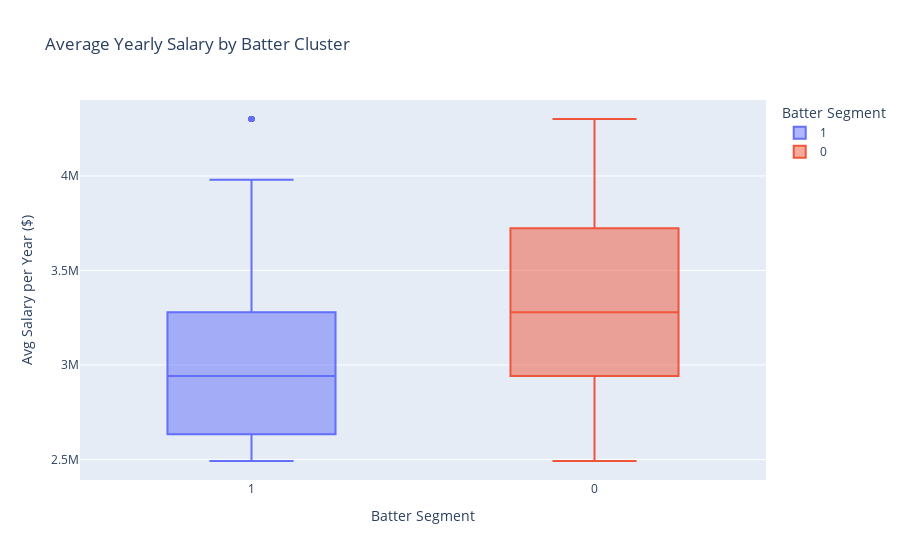
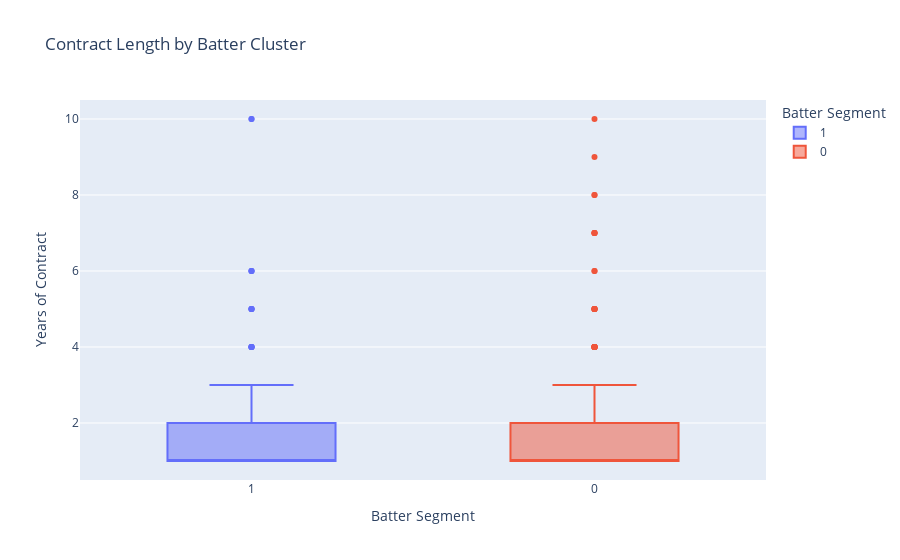

Notebook code cell kept with these figures, in order:
### Code cell
fig_salary = px.box(
    Xorig, 
    x='cluster', 
    y='avg_salary_year', 
    color='cluster',
    title="Average Yearly Salary by Batter Cluster",
    labels={'avg_salary_year': 'Avg Salary per Year ($)', 'cluster': 'Batter Segment'},
)
fig_salary.show()

fig_len = px.box(
    Xorig, 
    x='cluster', 
    y='contract_length', 
    color='cluster',
    title="Contract Length by Batter Cluster",
    labels={'contract_length': 'Years of Contract', 'cluster': 'Batter Segment'},
)
fig_len.show()

### Figure 1 — Plotly figure (JSON) as saved in the notebook; plotly's stock layout.template omitted (floating-point values rounded to 4 significant figures; data arrays with more than 128 entries replaced by an {"elided": "..."} marker saying what was removed)
{"data": [{"alignmentgroup": "True", "hovertemplate": "Batter Segment=%{x}<br>Avg Salary per Year ($)=%{y}<extra></extra>", "legendgroup": "1", "marker": {"color": "#636efa"}, "name": "1", "notched": false, "offsetgroup": "1", "orientation": "v", "showlegend": true, "type": "box", "x": {"elided": "287 str values"}, "x0": " ", "xaxis": "x", "y": {"elided": "287 float values"}, "y0": " ", "yaxis": "y"}, {"alignmentgroup": "True", "hovertemplate": "Batter Segment=%{x}<br>Avg Salary per Year ($)=%{y}<extra></extra>", "legendgroup": "0", "marker": {"color": "#EF553B"}, "name": "0", "notched": false, "offsetgroup": "0", "orientation": "v", "showlegend": true, "type": "box", "x": {"elided": "274 str values"}, "x0": " ", "xaxis": "x", "y": {"elided": "274 float values"}, "y0": " ", "yaxis": "y"}], "layout": {"boxmode": "overlay", "legend": {"title": {"text": "Batter Segment"}, "tracegroupgap": 0}, "title": {"text": "Average Yearly Salary by Batter Cluster"}, "xaxis": {"anchor": "y", "categoryarray": ["1", "0"], "categoryorder": "array", "domain": [0, 1], "title": {"text": "Batter Segment"}}, "yaxis": {"anchor": "x", "domain": [0, 1], "title": {"text": "Avg Salary per Year ($)"}}}}

### Figure 2 — Plotly figure (JSON) as saved in the notebook; plotly's stock layout.template omitted (floating-point values rounded to 4 significant figures; data arrays with more than 128 entries replaced by an {"elided": "..."} marker saying what was removed)
{"data": [{"alignmentgroup": "True", "hovertemplate": "Batter Segment=%{x}<br>Years of Contract=%{y}<extra></extra>", "legendgroup": "1", "marker": {"color": "#636efa"}, "name": "1", "notched": false, "offsetgroup": "1", "orientation": "v", "showlegend": true, "type": "box", "x": {"elided": "287 str values"}, "x0": " ", "xaxis": "x", "y": {"elided": "287 float values"}, "y0": " ", "yaxis": "y"}, {"alignmentgroup": "True", "hovertemplate": "Batter Segment=%{x}<br>Years of Contract=%{y}<extra></extra>", "legendgroup": "0", "marker": {"color": "#EF553B"}, "name": "0", "notched": false, "offsetgroup": "0", "orientation": "v", "showlegend": true, "type": "box", "x": {"elided": "274 str values"}, "x0": " ", "xaxis": "x", "y": {"elided": "274 float values"}, "y0": " ", "yaxis": "y"}], "layout": {"boxmode": "overlay", "legend": {"title": {"text": "Batter Segment"}, "tracegroupgap": 0}, "title": {"text": "Contract Length by Batter Cluster"}, "xaxis": {"anchor": "y", "categoryarray": ["1", "0"], "categoryorder": "array", "domain": [0, 1], "title": {"text": "Batter Segment"}}, "yaxis": {"anchor": "x", "domain": [0, 1], "title": {"text": "Years of Contract"}}}}
